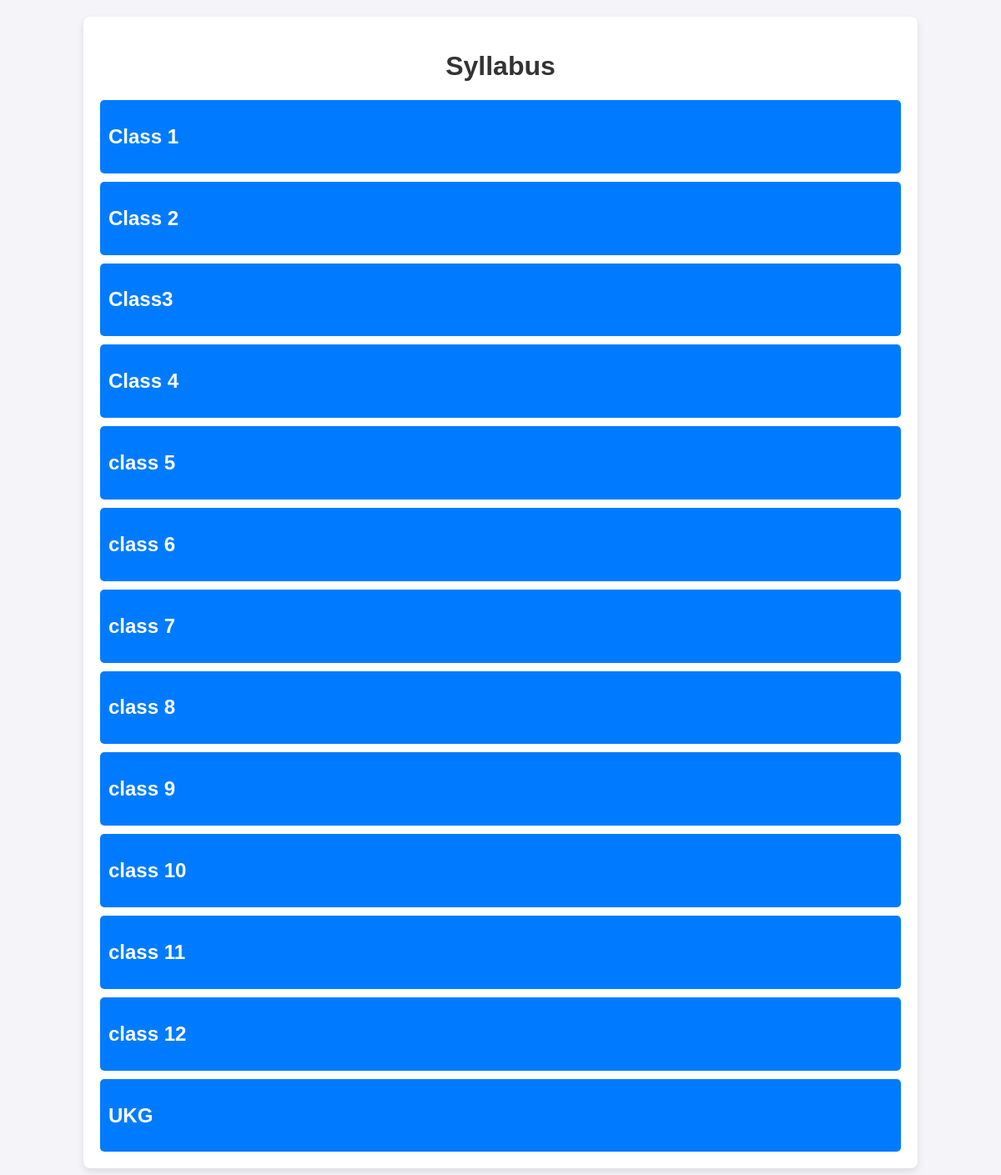
/syllabus/, run on an earlier commit of the app's database.
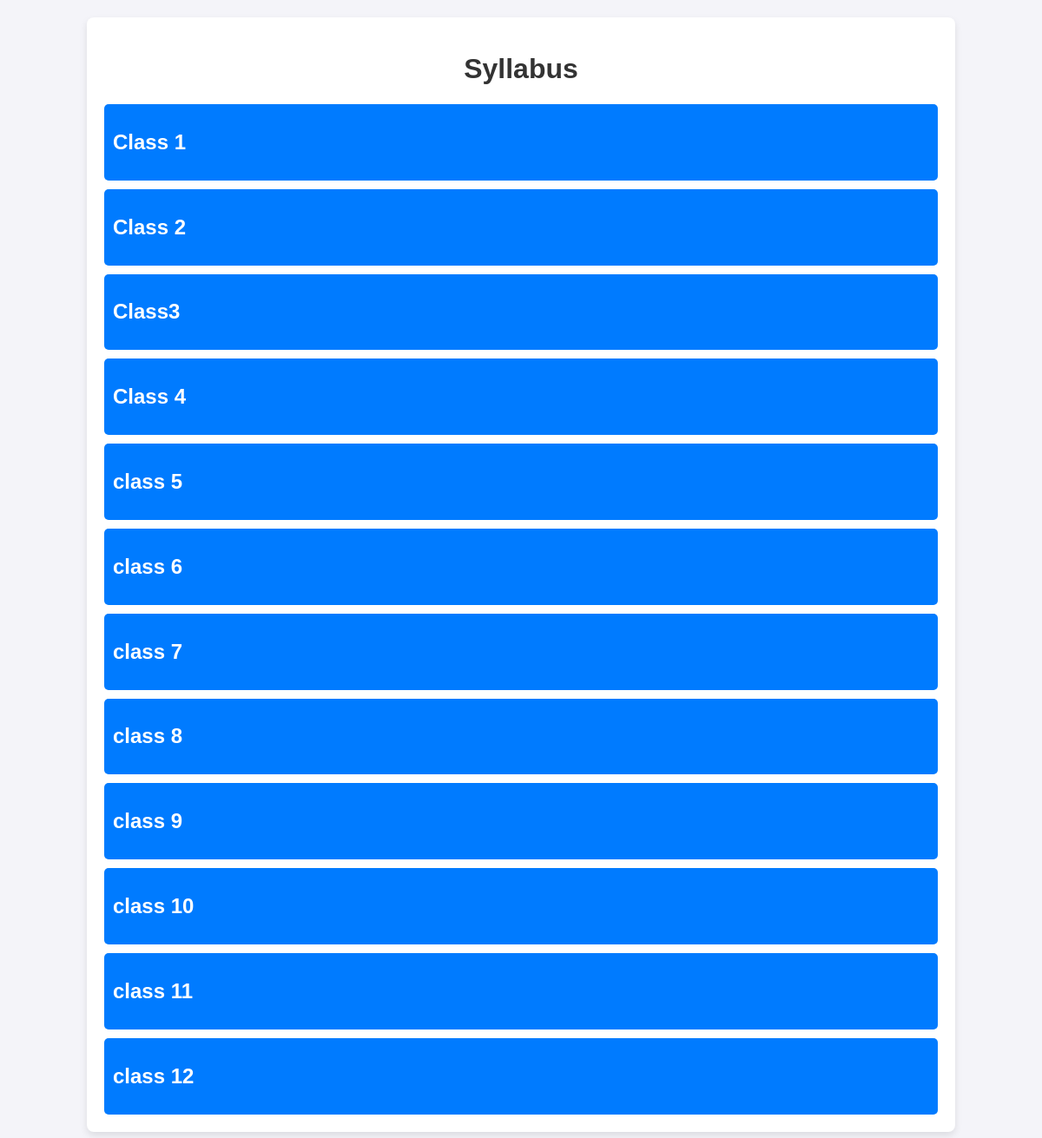
And on a later commit of the database.
### webportal/models.py (models this page shows, shortened)
class SchoolClass(models.Model):
    class_name = models.CharField(max_length=255, help_text="The name of the class (e.g., 'Class1,Class2')")
    class_image = models.ImageField(upload_to='class_images/', help_text="Image representing the class")
    age_group = models.CharField(max_length=50, help_text="Age group for the class (e.g., '3-5 Years')")
    capacity = models.IntegerField(help_text="Maximum capacity of students in the class")
    class_teacher = models.ForeignKey(
        'Teacher',
        on_delete=models.SET_NULL,
        null=True,
        blank=True,
        related_name='class_teacher_for'
    )
    created_at = models.DateTimeField(auto_now_add=True)
    updated_at = models.DateTimeField(auto_now=True)

### webportal/views.py (the view)
# urls.py: path('syllabus/', views.syllabus, name='syllabus'),
def syllabus(request):
    schoolclass = SchoolClass.objects.prefetch_related('subjects').all()
    return render(request, 'webportal/syllabus.html', {'schoolclass': schoolclass})

### webportal/templates/webportal/syllabus.html (shortened to what this page needs)
{% load static %}
<!DOCTYPE html>
<html lang="en">
<head>
    <link rel="stylesheet" href="{% static 'webportal/css/syllabus.css' %}">
</head>
<body>
    <div class="container">
        <h1>Syllabus</h1>
        <div class="class-list">
            {% for school_class in schoolclass %}
            <div class="class-item">
                <h2 onclick="toggleSubjects('{{ school_class.id }}')">{{ school_class.class_name }}</h2>
            </div>
            {% endfor %}
        </div>
    </div>
</body>
</html>

What changed in the data, as far as the page shows it:
removed SchoolClass: class_name "UKG"
